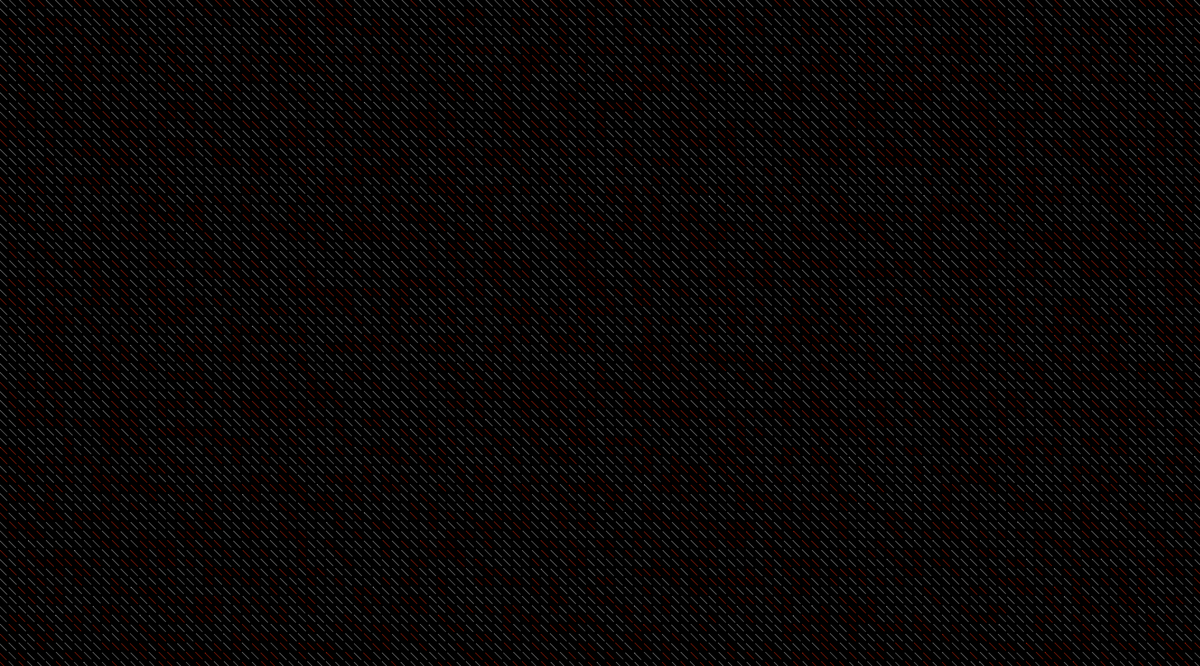
Frame 1 (no input)
Frame 60 (the mouse pressed at the canvas centre just before this capture): identical to frame 1, image omitted
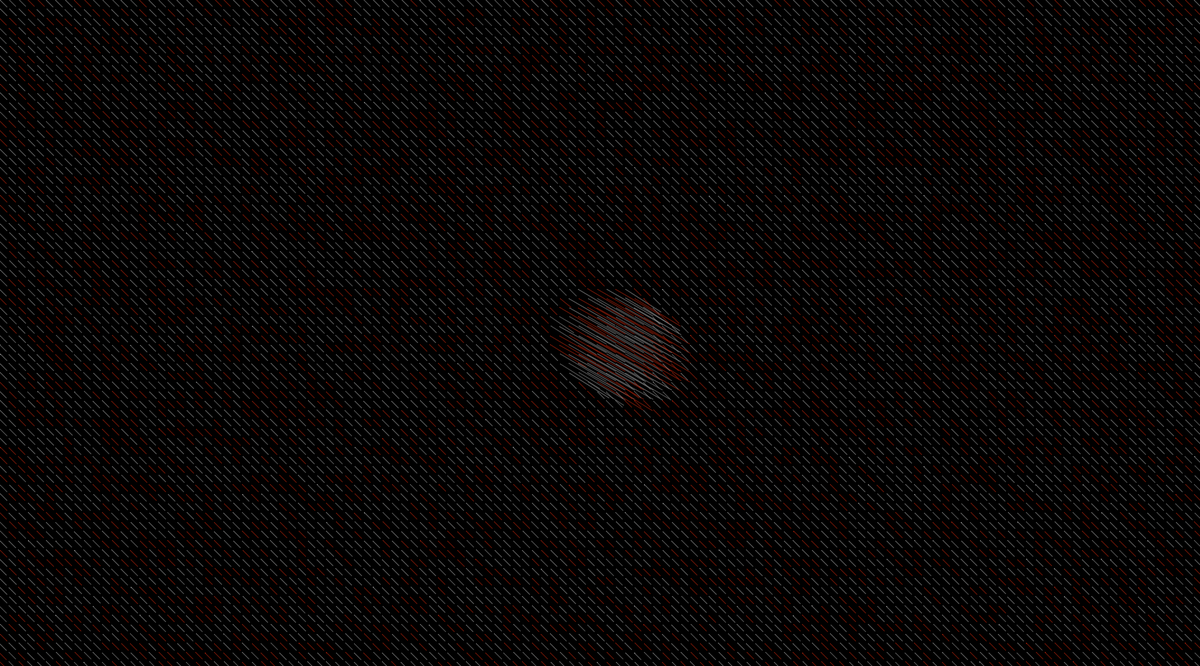
Frame 120 (the mouse held since frame 60 and released just before this capture)

The Processing sketch that drew these frames (run headless with seeded random() and noise(); from frame 60 on, the mouse is pressed at the canvas centre):

// Processing sketch: vector_field_v6
// ── vector_field_v6.pde
// dynamic list with our points, PVector holds position
ArrayList<PVector> points = new ArrayList<PVector>();
ArrayList<PVector> direction = new ArrayList<PVector>();

// colors used for points
// colors used for points
color[] pal = {
  color (255, 255, 255), 
  color (235, 235, 235), 
  color (215, 215, 215), 
};

color[] pal2 = {
  color (160, 30, 9), 
  color (140, 140, 140), 
  color (120, 120, 120), 
};


// global configuration
float vector_scale = 8; // vector scaling factor, we want small steps
float time = 0; // time passes by

void setup() {
  size(1800, 1000);
  strokeWeight(1);
  background(0, 5, 25);
  noFill();
  smooth();

  // divide the screen in points
  for (float x=0; x<=width; x+= 14) {
    for (float y=0; y<=height; y+= 14) {
      // create point slightly distorted
      PVector v = new PVector(x+randomGaussian()*0.003, y+randomGaussian()*0.003);
      points.add(v);
      PVector d = new PVector(10, 10);
      direction.add(d);
    }
  }
}

void draw() {
  background(0);
  PVector mouse = new PVector((mouseX-pmouseX), (mouseY-pmouseY));

  int point_idx = 0; // point index 
  for (int i=0; i<points.size(); i++) {
    PVector p = points.get (i);
    PVector d = direction.get (i);
    PVector mouse2 = mouse.get();
    float s = dist(mouseX, mouseY, p.x, p.y); 
    //distance between mouse-point)
    if (s < 80) {
      //distance between mouse movement
      mouse2.mult(map(s, 0, 80, 1, 0)); 
      d.add(mouse2);
      if (d.mag() > 80) {
        d.normalize();
        d.mult(80);
      }
    }

    //// select color from palette (index based on noise)
    //int cn = (int)(100*pal.length*noise(point_idx))%pal.length;
    //stroke(pal[cn], 255);
    //point(p.x, p.y); //draw
    //stroke(pal[cn], 200);
    //line (p.x, p.y, p.x+d.x, p.y+d.y);
    
    int cn = (int)(100*pal2.length*noise(point_idx))%pal2.length;
    stroke(pal2[cn], 255);//point transparecy
    point(p.x, p.y); //draw
    stroke(pal2[cn], 200);//vector transparency
    line (p.x, p.y, p.x+d.x, p.y+d.y);//draw

    // go to the next point
    point_idx++;
  }
  time += 0.001;
}
